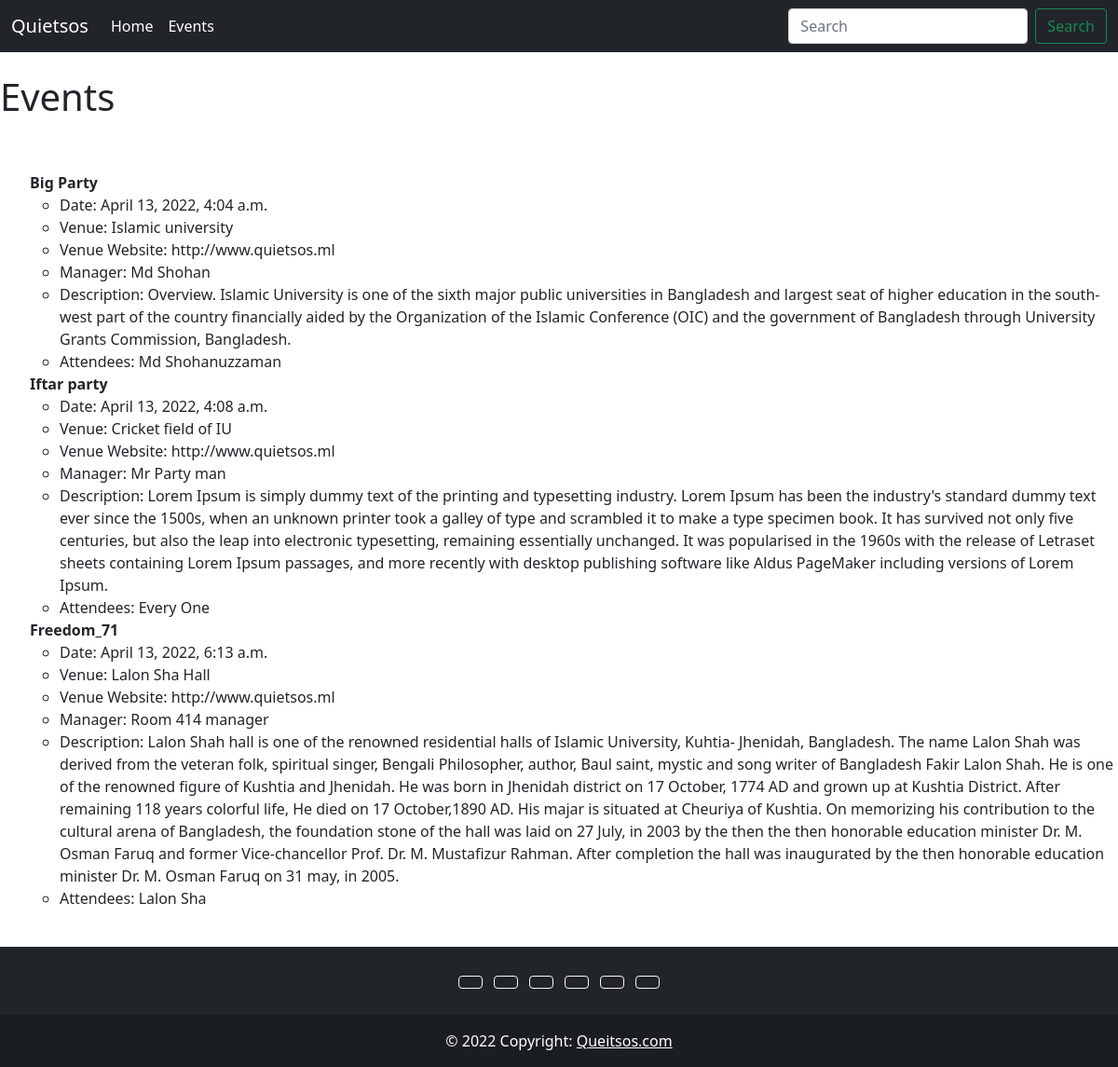
The app's page /events with its own data.
### blogapp/models.py (models this page shows)
class Event(models.Model):
    name = models.CharField('Event Name', max_length=120)
    event_date = models.DateTimeField('Event Date')
    venue = models.ForeignKey(Venue, blank=True,null=True, on_delete=models.CASCADE)
    manager = models.CharField(max_length=60)
    description = models.TextField(blank=True)
    attendees = models.ManyToManyField(Users)
    def __str__(self):
        return self.name

class Venue(models.Model):
    name = models.CharField("Venu name", max_length=50)
    address = models.CharField(max_length=300)
    zip_code = models.CharField(max_length=10)
    phone = models.CharField(max_length=20)
    web = models.URLField("website urls")
    email_address = models.EmailField("Email Address")
    def __str__(self):
        return self.name

class Users(models.Model):
    first_name = models.CharField(max_length=25)
    last_name = models.CharField(max_length=25)
    email=models.EmailField("user email")
    def __str__(self):
        return self.first_name + " " + self.last_name

### blogapp/views.py (the view)
# urls.py: path('events', views.all_events, name="list-events"),
def all_events(request):
     event_list = Event.objects.all()
     return render(request, 'event_list.html', {
          "event_list": event_list
     })

### blogapp/templates/event_list.html
{% extends 'base.html' %}
{% block content %}
<h1>Events </h1>
<br/>
<br/>
<ul>
    {% for event in event_list %}
       <strong>{{ event }}</strong>
       <ul>
           <li>Date: {{ event.event_date }}</li>
           <li>Venue: {{ event.venue }}</li>
           <li>Venue Website: {{ event.venue.web }}</li>
           <li>Manager: {{ event.manager }}</li>
           <li>Description: {{ event.description }}</li>
           {% for user in event.attendees.all %}
           <li>Attendees: {{ user }}</li>
           {% endfor %}
       </ul>
    {% endfor %}
</ul>
{%  endblock %}

### blogapp/templates/base.html (shortened to what this page needs)
<!doctype html>
<html lang="en">
  <head>
    <link href="https://cdn.jsdelivr.net/npm/bootstrap@5.1.3/dist/css/bootstrap.min.css" rel="stylesheet">
  </head>
  <body>
   {% include 'header.html' %}
   <br/>
   {% block content %}
   {% endblock %}
   <br/>
   {% include 'footer.html' %}
  </body>
</html>

### blogapp/templates/header.html (shortened to what this page needs)
<nav class="navbar navbar-expand-lg navbar-dark bg-dark">
    <div class="container-fluid">
      <a class="navbar-brand" href="#">Quietsos</a>
      <div class="collapse navbar-collapse" id="navbarSupportedContent">
        <ul class="navbar-nav me-auto mb-2 mb-lg-0">
          <li class="nav-item">
            <a class="nav-link active" aria-current="page" href="{% url 'home' %}">Home</a>
          </li>
          <li class="nav-item">
            <a class="nav-link active" href="{% url 'list-events' %}">Events</a>
          </li>
        </ul>
        <form class="d-flex">
          <input class="form-control me-2" type="search" placeholder="Search" aria-label="Search">
          <button class="btn btn-outline-success" type="submit">Search</button>
        </form>
      </div>
    </div>
  </nav>

### blogapp/templates/footer.html (shortened to what this page needs)
<footer class="bg-dark text-center text-white">
    <div class="container p-4 pb-0">
      <section class="mb-4">
        <a class="btn btn-outline-light btn-floating m-1" href="#!" role="button"
          ></a>
        <a class="btn btn-outline-light btn-floating m-1" href="#!" role="button"
          ></a>
        <a class="btn btn-outline-light btn-floating m-1" href="#!" role="button"
          ></a>
        <a class="btn btn-outline-light btn-floating m-1" href="#!" role="button"
          ></a>
        <a class="btn btn-outline-light btn-floating m-1" href="#!" role="button"
          ></a>
        <a class="btn btn-outline-light btn-floating m-1" href="#!" role="button"
          ></a>
      </section>
    </div>
    <div class="text-center p-3" style="background-color: rgba(0, 0, 0, 0.2);">
      © 2022 Copyright:
      <a class="text-white" href="https://www.quietsos.ml/">Queitsos.com</a>
    </div>
  </footer>

### records on screen
Event: name "Big Party", event_date "April 13, 2022, 4:04 a.m.", venue "Islamic university", venue.web "http://www.quietsos.ml", manager "Md Shohan", description "Overview. Islamic University is one of the sixth major public universities in Bangladesh and largest seat of higher education in the south-west part of the country financially aided by the Organization of the Islamic Conference (OIC) and the government of Bangladesh through University Grants Commission, Bangladesh."
Users: first_name+last_name "Md Shohanuzzaman"
Event: name "Iftar party", event_date "April 13, 2022, 4:08 a.m.", venue "Cricket field of IU", venue.web "http://www.quietsos.ml", manager "Mr Party man", description "Lorem Ipsum is simply dummy text of the printing and typesetting industry. Lorem Ipsum has been the industry's standard dummy text ever since the 1500s, when an unknown printer took a galley of type and scrambled it to make a type specimen book. It has survived not only five centuries, but also the leap into electronic typesetting, remaining essentially unchanged. It was popularised in the 1960s with the release of Letraset sheets containing Lorem Ipsum passages, and more recently with desktop publishing software like Aldus PageMaker including versions of Lorem Ipsum."
Users: first_name+last_name "Every One"
Event: name "Freedom_71", event_date "April 13, 2022, 6:13 a.m.", venue "Lalon Sha Hall", venue.web "http://www.quietsos.ml", manager "Room 414 manager", description "Lalon Shah hall is one of the renowned residential halls of Islamic University, Kuhtia- Jhenidah, Bangladesh. The name Lalon Shah was derived from the veteran folk, spiritual singer, Bengali Philosopher, author, Baul saint, mystic and song writer of Bangladesh Fakir Lalon Shah. He is one of the renowned figure of Kushtia and Jhenidah. He was born in Jhenidah district on 17 October, 1774 AD and grown up at Kushtia District. After remaining 118 years colorful life, He died on 17 October,1890 AD. His majar is situated at Cheuriya of Kushtia. On memorizing his contribution to the cultural arena of Bangladesh, the foundation stone of the hall was laid on 27 July, in 2003 by the then the then…"
Users: first_name+last_name "Lalon Sha"
